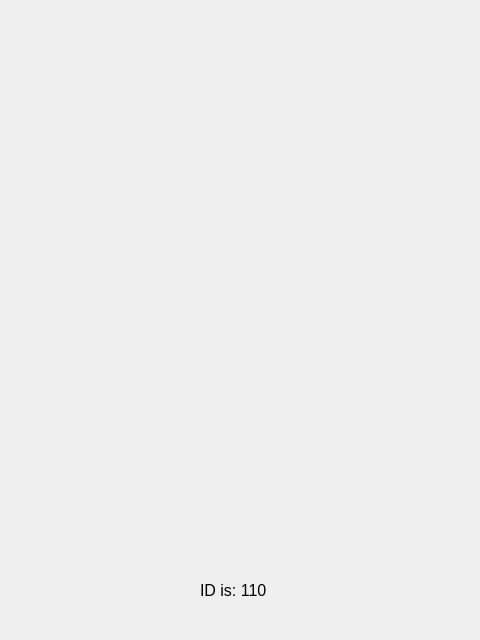
<?xml version="1.0" encoding="UTF-8"?>
<ui version="4.0">
 <class>HelpWindow</class>
 <widget class="QWidget" name="HelpWindow">
  <property name="geometry">
   <rect>
    <x>0</x>
    <y>0</y>
    <width>480</width>
    <height>640</height>
   </rect>
  </property>
  <property name="windowTitle">
   <string>Help</string>
  </property>
  <widget class="QLabel" name="label">
   <property name="geometry">
    <rect>
     <x>200</x>
     <y>580</y>
     <width>81</width>
     <height>20</height>
    </rect>
   </property>
   <property name="font">
    <font>
     <pointsize>12</pointsize>
    </font>
   </property>
   <property name="text">
    <string>ID is: 110</string>
   </property>
  </widget>
 </widget>
 <resources/>
 <connections/>
</ui>
